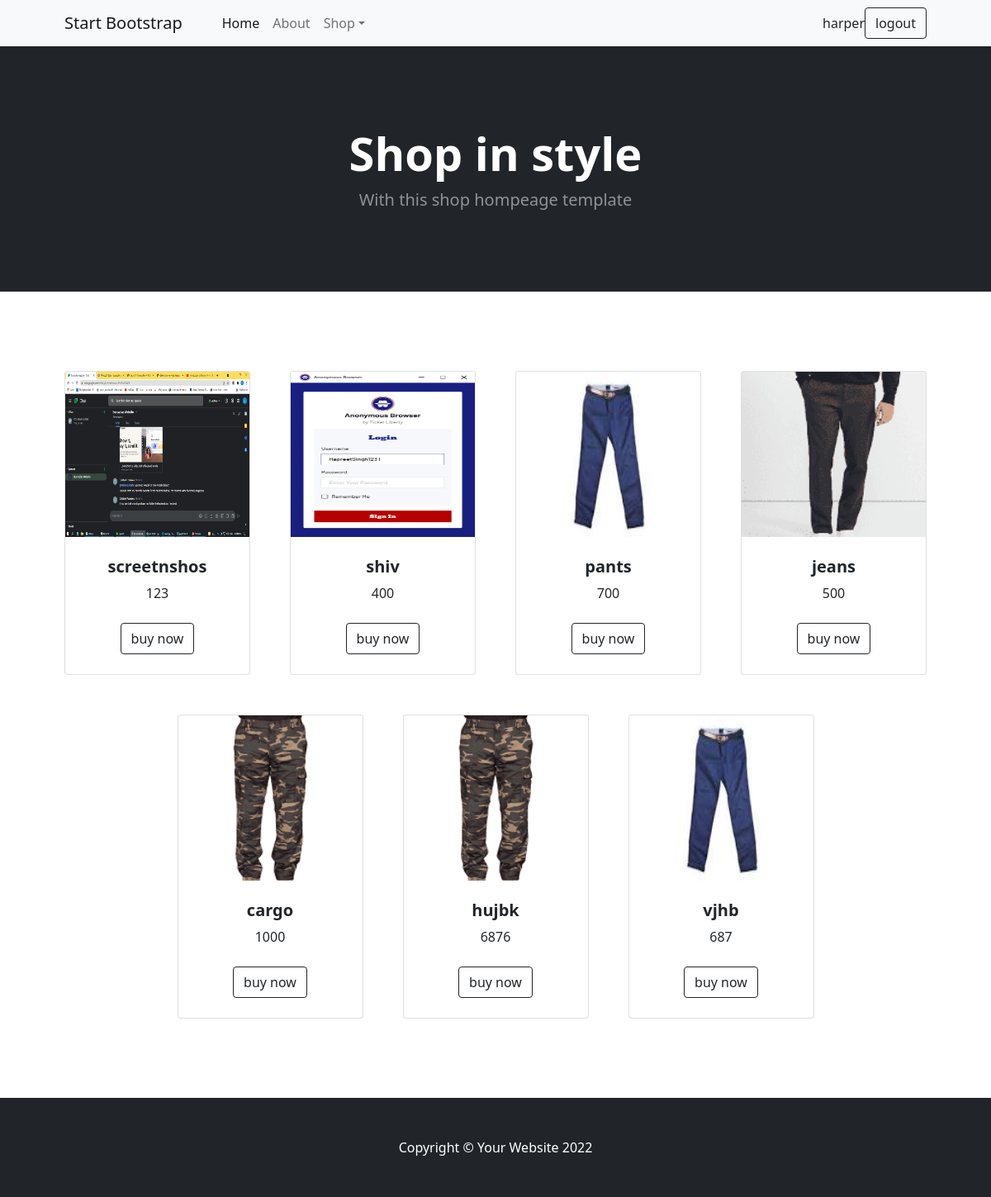
The page / (signed in) on the database its author committed.
### ecommerceadmin/models.py (models this page shows)
class product(models.Model):
    productimage = models.ImageField(upload_to='images/')
    productname = models.CharField(max_length=50)
    productprice = models.IntegerField()
    status = models.BooleanField(default=True)

### ecommeruser/views.py (the view)
# urls.py: path('',views.index,name = "index"),
def index(request):
    allproducts = product.objects.all()
    print(allproducts)
    return render(request,'index.html',{'allproducts':allproducts})

### ecommeruser/templates/index.html (shortened to what this page needs)
<!DOCTYPE html>
<html lang="en">
    <head>
        <link href="https://cdn.jsdelivr.net/npm/bootstrap-icons@1.5.0/font/bootstrap-icons.css" rel="stylesheet" />
        <link href="/static/css/styles.css" rel="stylesheet" />
    </head>
    <body>
        <nav class="navbar navbar-expand-lg navbar-light bg-light">
            <div class="container px-4 px-lg-5">
                <a class="navbar-brand" href="#!">Start Bootstrap</a>
                <div class="collapse navbar-collapse" id="navbarSupportedContent">
                    <ul class="navbar-nav me-auto mb-2 mb-lg-0 ms-lg-4">
                        <li class="nav-item"><a class="nav-link active" aria-current="page" href="#!">Home</a></li>
                        <li class="nav-item"><a class="nav-link" href="#!">About</a></li>
                        <li class="nav-item dropdown">
                            <a class="nav-link dropdown-toggle" id="navbarDropdown" href="#" role="button" data-bs-toggle="dropdown" aria-expanded="false">Shop</a>
                        </li>
                    </ul>
                    {% if user.id != Null %}
                    {{user.username}}
                    <a href="{% url 'logoutuser' %}"><button class="btn btn-outline-dark" type="submit">
                            logout
                        </button></a>
                    {% endif %}
                </div>
            </div>
        </nav>
        <header class="bg-dark py-5">
            <div class="container px-4 px-lg-5 my-5">
                <div class="text-center text-white">
                    <h1 class="display-4 fw-bolder">Shop in style</h1>
                    <p class="lead fw-normal text-white-50 mb-0">With this shop hompeage template</p>
                </div>
            </div>
        </header>
        <section class="py-5">
            <div class="container px-4 px-lg-5 mt-5">
                <div class="row gx-4 gx-lg-5 row-cols-2 row-cols-md-3 row-cols-xl-4 justify-content-center">
                    {% for i in allproducts %}
                    <div class="col mb-5">
                        <div class="card h-100">
                            <img class="card-img-top" src="{{i.productimage.url}}" alt="..." width="450" height="200" />
                            <div class="card-body p-4">
                                <div class="text-center">
                                    <h5 class="fw-bolder">{{i.productname}}</h5>
                                    {{i.productprice}}
                                </div>
                            </div>
                            <div class="card-footer p-4 pt-0 border-top-0 bg-transparent">
                                {% if user.id != Null %}
                                <div class="text-center"><a class="btn btn-outline-dark mt-auto" href="{% url 'purchase' i.id %}">buy now</a></div>
                            {% endif %}
                            </div>
                        </div>
                    </div>
                    {% endfor %}
                </div>
            </div>
        </section>
        <footer class="py-5 bg-dark">
            <div class="container"><p class="m-0 text-center text-white">Copyright &copy; Your Website 2022</p></div>
        </footer>
    </body>
</html>

### rows shown on the page
product: productimage (picture), productname "screetnshos", productprice "123"
product: productimage (placeholder picture), productname "shiv", productprice "400"
product: productimage (picture), productname "pants", productprice "700"
product: productimage (picture), productname "jeans", productprice "500"
product: productimage (picture), productname "cargo", productprice "1000"
product: productimage (picture), productname "hujbk", productprice "6876"
product: productimage (picture), productname "vjhb", productprice "687"

### other values the page prints
{{ user.username }} "harper"
